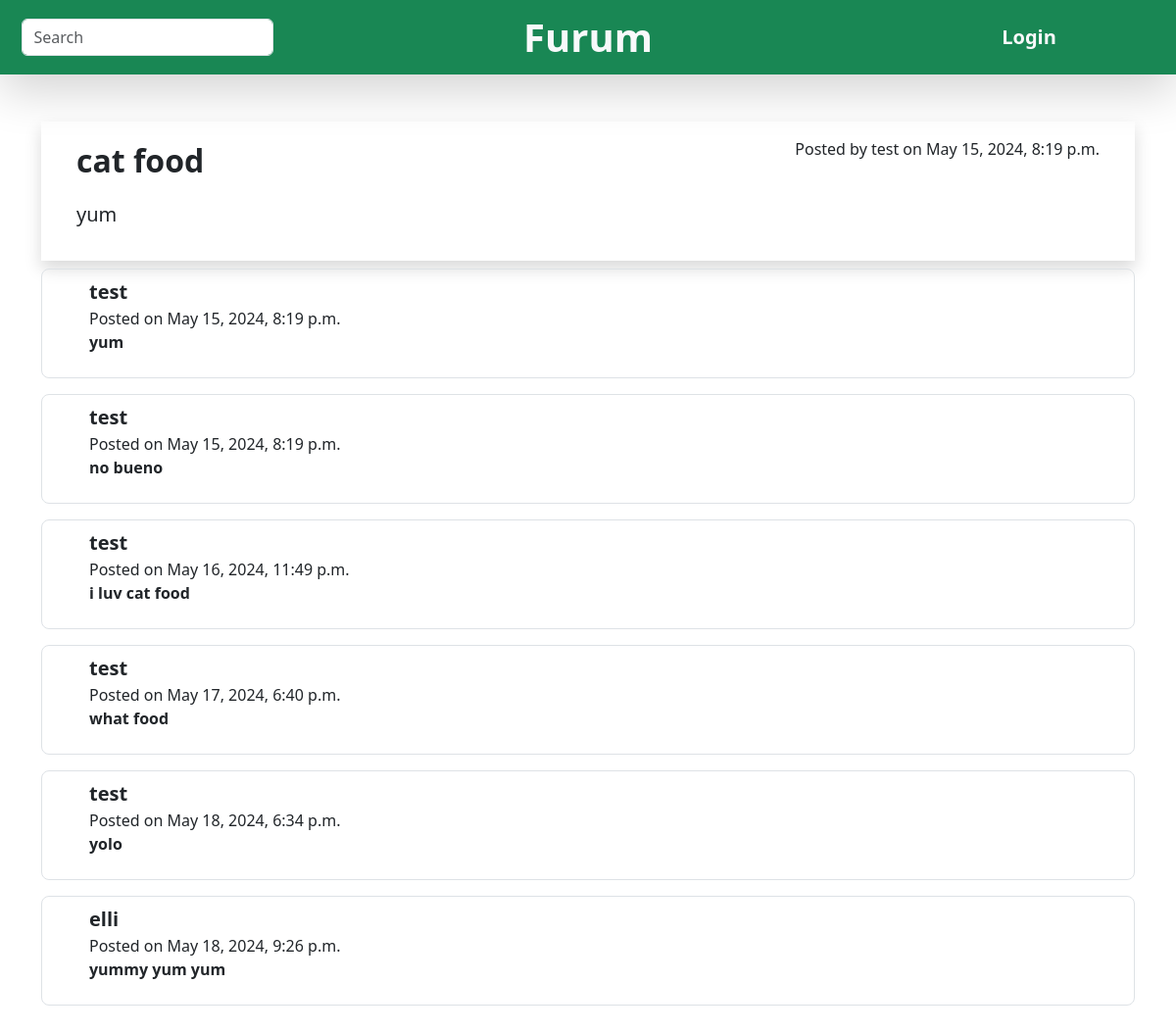
/furum/post/9/, run on an earlier commit of the app's database.
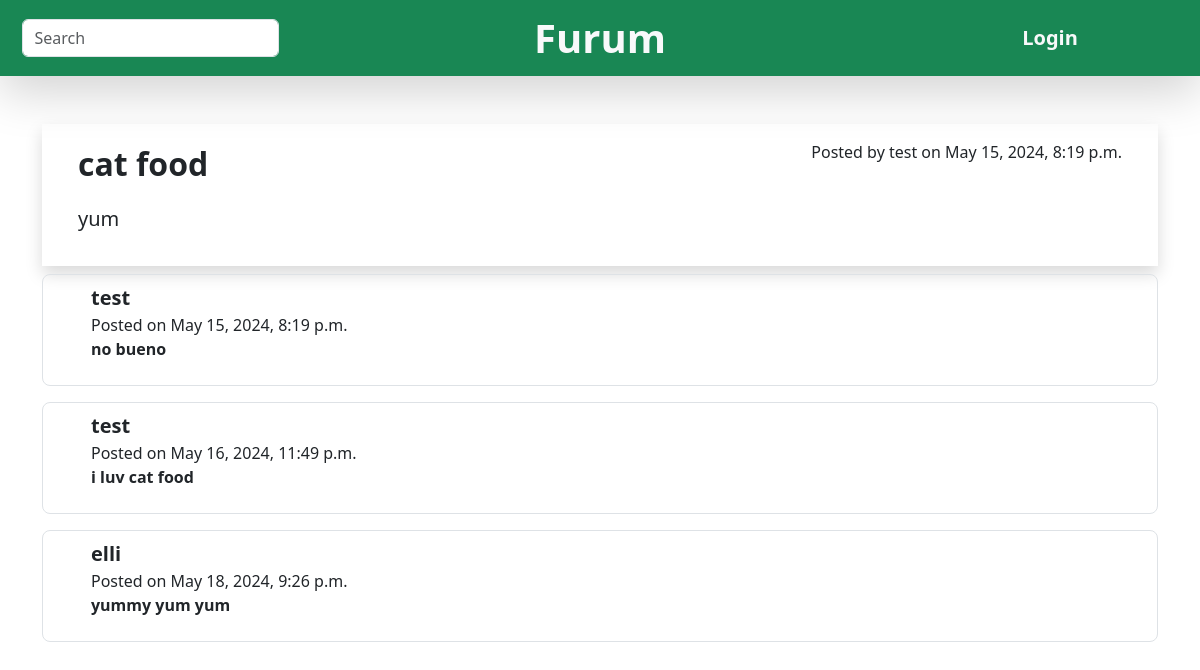
And on a later commit of the database.
### furumapp/models.py (models this page shows)
class Comment(models.Model):
    text = models.CharField(max_length=500)
    timestamp = models.DateTimeField()
    user = models.ForeignKey(User, on_delete=models.CASCADE)
    post = models.ForeignKey(Post, on_delete=models.CASCADE)

### furumapp/views.py (the view, shortened to what this page needs)
# urls.py: path('post/<str:post_id>/', views.Post_Details, name='postdetails'),
def Post_Details(request, post_id):
    if request.method == 'GET':
        post = get_object_or_404(Post, id=post_id)
        comments = Comment.objects.filter(post=post)
        context = {"post": post, "comments": comments}
        return render(request, "furumapp/postdetails.html", context)

### furumapp/templates/furumapp/postdetails.html (shortened to what this page needs)
{% extends "furumapp/base.html" %}
{% load static %}
{% block content %}
    <div class="container mt-5 d-flex flex-column justify-content-center">
        <div class="container px-4 py-3 d-flex shadow">
            <div class="d-flex flex-column container">
                <div class="d-flex justify-content-between">
                    <p class="fs-2 fw-bold">{{ post.title }}</p>
                    <p class="">Posted by {{ post.user }} on {{ post.timestamp }}</p>
                </div>
                <div class="d-flex">
                    <p class="fs-5">{{ post.text }}</p>
                </div>
            </div>
        </div>
        {% if comments %}
                {% for comment in comments %}
                <div class="d-flex justify-content-between my-2 py-2 px-5 border rounded-3">
                    <div class="d-flex flex-column">
                            <p class="fs-5 fw-bold my-0">{{ comment.user.username }}</p>
                            <p class="my-0">Posted on {{ comment.timestamp }}</p>
                            <p class="fw-bold">{{ comment.text }}</p>
                    </div>
                </div>
                {% endfor %}
        {% endif %}
    </div>
{% endblock %}

What changed in the data, as far as the page shows it:
removed Comment: user.username "test", timestamp "May 15, 2024, 8:19 p.m.", text "yum"
removed Comment: user.username "test", timestamp "May 17, 2024, 6:40 p.m.", text "what food"
removed Comment: user.username "test", timestamp "May 18, 2024, 6:34 p.m.", text "yolo"
